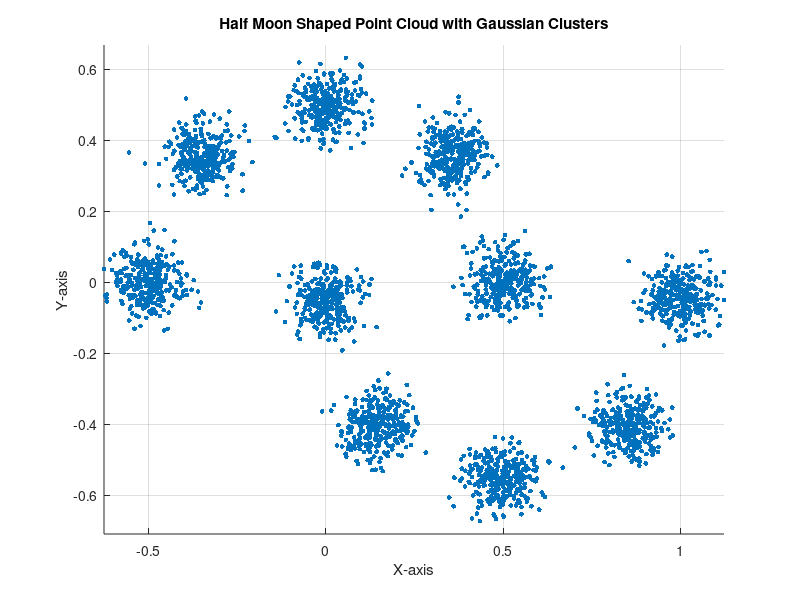

This chart was generated by the following MATLAB code: (Note: this script raises an error after producing the figure.)
clc;
clear all

n = 3000;
r = 0.5; % radius of the moons
w = 0.05; % width of the moons
d = 0.05; % distance between the two moons


numClusters = 5;


theta1 = pi - linspace(0, pi, numClusters);
x1 = r * cos(theta1);
y1 = r * sin(theta1);


theta2 = linspace(0, pi, numClusters);
x2 = r * cos(theta2) + r;
y2 = -r * sin(theta2) - d;


pointsX = [];
pointsY = [];


for i = 1:numClusters
    pointsX = [pointsX; x1(i) + randn(n/numClusters/2, 1) * w];
    pointsY = [pointsY; y1(i) + randn(n/numClusters/2, 1) * w];
end

for i = 1:numClusters
    pointsX = [pointsX; x2(i) + randn(n/numClusters/2, 1) * w];
    pointsY = [pointsY; y2(i) + randn(n/numClusters/2, 1) * w];
end


figure;
scatter(pointsX, pointsY, 12, 'filled');
title('Half Moon Shaped Point Cloud with Gaussian Clusters');
xlabel('X-axis');
ylabel('Y-axis');
axis equal;
grid on;



%% --- generate distance-based graph
ep = 0.19;
K = @(x) exp(-x/(2*ep));

d = (pointsX - pointsX').^2 + (pointsY - pointsY').^2;
A = K(d);
A = A - diag(diag(A));  % put zeros on diagonal

G = graph(A);

figure;
plot(G,'XData',pointsX,'YData',pointsY,'EdgeCData', G.Edges.Weight,'EdgeAlpha',0.5)
colorbar
colormap(flip(gray))

%% --- generate the diffusion map
t = 100; % number of time steps

% probability transition matrix
D = sum(A,2)*ones(1,length(A));   % row sum repeated over each column
P = A./D;

% right and left eigenvectors
[V,L,W] = eig(P);   % first eigenvector in first column, etc.
L = ones(length(V),1)*diag(L.^t)'; % repeat eigenvalue down column

[eigenVectorsP, eigenValuesP] = eig(P);

% new coordinate - each row is new coordinate
xNew = L.*V;

% first coordinate same for all - this is steady state
xNewA = xNew(:,2);
xNewB = xNew(:,3);

figure;
hold on
plot(xNewA(1:length(pointsX)/2),xNewB(1:length(pointsX)/2),'.')
plot(xNewA(length(pointsX)/2+1:end),xNewB(length(pointsX)/2+1:end),'.')
title('Diffusion Map of Half Moon Shaped Point Cloud');
xlabel('New X-axis');
ylabel('New Y-axis');
grid on;
